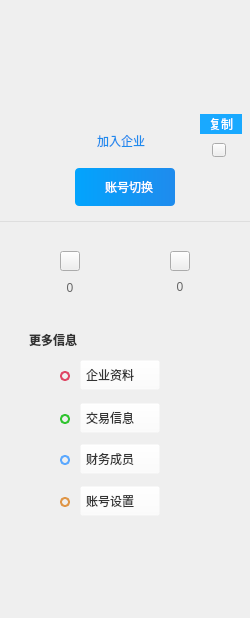
      <widget class="QWidget" name="EntLeftWidget" native="true">
       <property name="sizePolicy">
        <sizepolicy hsizetype="Fixed" vsizetype="Fixed">
         <horstretch>0</horstretch>
         <verstretch>0</verstretch>
        </sizepolicy>
       </property>
       <property name="minimumSize">
        <size>
         <width>250</width>
         <height>618</height>
        </size>
       </property>
       <property name="maximumSize">
        <size>
         <width>250</width>
         <height>618</height>
        </size>
       </property>
       <property name="styleSheet">
        <string notr="true">QWidget#EntLeftWidget{background-color: qlineargradient(spread:pad, x1:0, y1:0, x2:0, y2:1, stop:0 #EDF4FF, stop:1 #FAFCFF);border-top-left-radius:8px;border-bottom-left-radius:8px;border-right:1px solid #EBEBEB;}</string>
       </property>
       <widget class="QToolButton" name="switchButton">
        <property name="geometry">
         <rect>
          <x>75</x>
          <y>168</y>
          <width>100</width>
          <height>38</height>
         </rect>
        </property>
        <property name="sizePolicy">
         <sizepolicy hsizetype="Fixed" vsizetype="Fixed">
          <horstretch>0</horstretch>
          <verstretch>0</verstretch>
         </sizepolicy>
        </property>
        <property name="minimumSize">
         <size>
          <width>100</width>
          <height>38</height>
         </size>
        </property>
        <property name="maximumSize">
         <size>
          <width>100</width>
          <height>38</height>
         </size>
        </property>
        <property name="layoutDirection">
         <enum>Qt::LeftToRight</enum>
        </property>
        <property name="styleSheet">
         <string notr="true">QToolButton{background-color:qlineargradient(spread:pad, x1:0, y1:0, x2:1, y2:0, stop:0 rgba(2, 164, 253, 1), stop:1 rgba(31, 139, 237, 1));border-radius:4px;font: 14px &quot;微软雅黑&quot;;color:rgba(255, 255, 255, 1);padding-left:8px;}
QToolButton:hover,pressed{ background-color: qlineargradient(spread:pad, x1:0, y1:0, x2:0, y2:1, stop:0 rgba(40, 178, 253, 1),stop:1 rgba(64, 156, 240, 1));
		  border-radius:4px;font: 14px &quot;微软雅黑&quot;;color:rgba(255, 255, 255, 1);}</string>
        </property>
        <property name="text">
         <string>账号切换</string>
        </property>
        <property name="icon">
         <iconset resource="EntCenterWidget.qrc">
          <normaloff>:/EntCenterWidget/image/swtich.png</normaloff>:/EntCenterWidget/image/swtich.png</iconset>
        </property>
        <property name="iconSize">
         <size>
          <width>16</width>
          <height>14</height>
         </size>
        </property>
        <property name="toolButtonStyle">
         <enum>Qt::ToolButtonTextBesideIcon</enum>
        </property>
       </widget>
       <widget class="AvatarLabel" name="labelAvatar">
        <property name="geometry">
         <rect>
          <x>95</x>
          <y>30</y>
          <width>60</width>
          <height>60</height>
         </rect>
        </property>
        <property name="sizePolicy">
         <sizepolicy hsizetype="Fixed" vsizetype="Fixed">
          <horstretch>0</horstretch>
          <verstretch>0</verstretch>
         </sizepolicy>
        </property>
        <property name="minimumSize">
         <size>
          <width>60</width>
          <height>60</height>
         </size>
        </property>
        <property name="maximumSize">
         <size>
          <width>60</width>
          <height>60</height>
         </size>
        </property>
        <property name="styleSheet">
         <string notr="true">border-image: url(:/EntCenterWidget/image/img_tx_d.png);</string>
        </property>
        <property name="text">
         <string/>
        </property>
       </widget>
       <widget class="QPushButton" name="copyTaxButton">
        <property name="geometry">
         <rect>
          <x>212</x>
          <y>143</y>
          <width>14</width>
          <height>14</height>
         </rect>
        </property>
        <property name="sizePolicy">
         <sizepolicy hsizetype="Fixed" vsizetype="Fixed">
          <horstretch>0</horstretch>
          <verstretch>0</verstretch>
         </sizepolicy>
        </property>
        <property name="minimumSize">
         <size>
          <width>14</width>
          <height>14</height>
         </size>
        </property>
        <property name="maximumSize">
         <size>
          <width>14</width>
          <height>14</height>
         </size>
        </property>
        <property name="toolTip">
         <string/>
        </property>
        <property name="styleSheet">
         <string notr="true">QPushButton{border-image: url(:/EntCenterWidget/image/copy.png);}
QPushButton:hover,pressed{border-image: url(:/EntCenterWidget/image/copy_sel.png);}</string>
        </property>
        <property name="text">
         <string/>
        </property>
       </widget>
       <widget class="QLabel" name="labelComName">
        <property name="geometry">
         <rect>
          <x>21</x>
          <y>100</y>
          <width>210</width>
          <height>35</height>
         </rect>
        </property>
        <property name="sizePolicy">
         <sizepolicy hsizetype="Fixed" vsizetype="Fixed">
          <horstretch>0</horstretch>
          <verstretch>0</verstretch>
         </sizepolicy>
        </property>
        <property name="minimumSize">
         <size>
          <width>210</width>
          <height>35</height>
         </size>
        </property>
        <property name="maximumSize">
         <size>
          <width>210</width>
          <height>35</height>
         </size>
        </property>
        <property name="styleSheet">
         <string notr="true">font:14px &quot;微软雅黑&quot;;
font-weight:bold;
color:#333333;</string>
        </property>
        <property name="text">
         <string/>
        </property>
        <property name="alignment">
         <set>Qt::AlignCenter</set>
        </property>
        <property name="wordWrap">
         <bool>true</bool>
        </property>
       </widget>
       <widget class="QLabel" name="labelTaxNo">
        <property name="geometry">
         <rect>
          <x>52</x>
          <y>144</y>
          <width>150</width>
          <height>12</height>
         </rect>
        </property>
        <property name="sizePolicy">
         <sizepolicy hsizetype="Fixed" vsizetype="Fixed">
          <horstretch>0</horstretch>
          <verstretch>0</verstretch>
         </sizepolicy>
        </property>
        <property name="minimumSize">
         <size>
          <width>150</width>
          <height>12</height>
         </size>
        </property>
        <property name="maximumSize">
         <size>
          <width>150</width>
          <height>12</height>
         </size>
        </property>
        <property name="styleSheet">
         <string notr="true">font: 12px &quot;微软雅黑&quot;;
color:#333333;</string>
        </property>
        <property name="text">
         <string/>
        </property>
        <property name="alignment">
         <set>Qt::AlignCenter</set>
        </property>
       </widget>
       <widget class="QLabel" name="labelSpaceLeft">
        <property name="geometry">
         <rect>
          <x>0</x>
          <y>221</y>
          <width>250</width>
          <height>1</height>
         </rect>
        </property>
        <property name="sizePolicy">
         <sizepolicy hsizetype="Fixed" vsizetype="Fixed">
          <horstretch>0</horstretch>
          <verstretch>0</verstretch>
         </sizepolicy>
        </property>
        <property name="minimumSize">
         <size>
          <width>250</width>
          <height>1</height>
         </size>
        </property>
        <property name="maximumSize">
         <size>
          <width>250</width>
          <height>1</height>
         </size>
        </property>
        <property name="styleSheet">
         <string notr="true">background-color: rgb(222, 222, 222);</string>
        </property>
        <property name="text">
         <string/>
        </property>
       </widget>
       <widget class="QPushButton" name="scoreButton">
        <property name="geometry">
         <rect>
          <x>60</x>
          <y>251</y>
          <width>20</width>
          <height>20</height>
         </rect>
        </property>
        <property name="sizePolicy">
         <sizepolicy hsizetype="Fixed" vsizetype="Fixed">
          <horstretch>0</horstretch>
          <verstretch>0</verstretch>
         </sizepolicy>
        </property>
        <property name="minimumSize">
         <size>
          <width>20</width>
          <height>20</height>
         </size>
        </property>
        <property name="maximumSize">
         <size>
          <width>20</width>
          <height>20</height>
         </size>
        </property>
        <property name="toolTip">
         <string>云币</string>
        </property>
        <property name="styleSheet">
         <string notr="true">QPushButton{border-image: url(:/EntCenterWidget/image/score.png);}</string>
        </property>
        <property name="text">
         <string/>
        </property>
       </widget>
       <widget class="QPushButton" name="couponButton">
        <property name="geometry">
         <rect>
          <x>170</x>
          <y>251</y>
          <width>20</width>
          <height>20</height>
         </rect>
        </property>
        <property name="sizePolicy">
         <sizepolicy hsizetype="Fixed" vsizetype="Fixed">
          <horstretch>0</horstretch>
          <verstretch>0</verstretch>
         </sizepolicy>
        </property>
        <property name="minimumSize">
         <size>
          <width>20</width>
          <height>20</height>
         </size>
        </property>
        <property name="maximumSize">
         <size>
          <width>20</width>
          <height>20</height>
         </size>
        </property>
        <property name="toolTip">
         <string>优惠劵</string>
        </property>
        <property name="styleSheet">
         <string notr="true">QPushButton{border-image: url(:/EntCenterWidget/image/coupon.png);}</string>
        </property>
        <property name="text">
         <string/>
        </property>
       </widget>
       <widget class="QLabel" name="labelMore">
        <property name="geometry">
         <rect>
          <x>29</x>
          <y>332</y>
          <width>57</width>
          <height>15</height>
         </rect>
        </property>
        <property name="sizePolicy">
         <sizepolicy hsizetype="Fixed" vsizetype="Fixed">
          <horstretch>0</horstretch>
          <verstretch>0</verstretch>
         </sizepolicy>
        </property>
        <property name="minimumSize">
         <size>
          <width>57</width>
          <height>15</height>
         </size>
        </property>
        <property name="maximumSize">
         <size>
          <width>57</width>
          <height>15</height>
         </size>
        </property>
        <property name="styleSheet">
         <string notr="true">font:14px &quot;微软雅黑&quot;;
font-weight:bold;
color:#333333;</string>
        </property>
        <property name="text">
         <string>更多信息</string>
        </property>
       </widget>
       <widget class="QLabel" name="labelEntInfo">
        <property name="geometry">
         <rect>
          <x>60</x>
          <y>371</y>
          <width>10</width>
          <height>10</height>
         </rect>
        </property>
        <property name="sizePolicy">
         <sizepolicy hsizetype="Fixed" vsizetype="Fixed">
          <horstretch>0</horstretch>
          <verstretch>0</verstretch>
         </sizepolicy>
        </property>
        <property name="minimumSize">
         <size>
          <width>10</width>
          <height>10</height>
         </size>
        </property>
        <property name="maximumSize">
         <size>
          <width>10</width>
          <height>10</height>
         </size>
        </property>
        <property name="styleSheet">
         <string notr="true">border:2px solid rgba(223,70,100,1);
border-radius:5px;</string>
        </property>
        <property name="text">
         <string/>
        </property>
       </widget>
       <widget class="QLabel" name="labelTransInfo">
        <property name="geometry">
         <rect>
          <x>60</x>
          <y>414</y>
          <width>10</width>
          <height>10</height>
         </rect>
        </property>
        <property name="sizePolicy">
         <sizepolicy hsizetype="Fixed" vsizetype="Fixed">
          <horstretch>0</horstretch>
          <verstretch>0</verstretch>
         </sizepolicy>
        </property>
        <property name="minimumSize">
         <size>
          <width>10</width>
          <height>10</height>
         </size>
        </property>
        <property name="maximumSize">
         <size>
          <width>10</width>
          <height>10</height>
         </size>
        </property>
        <property name="styleSheet">
         <string notr="true">border:2px solid rgba(48,196,48,1);
border-radius:5px;</string>
        </property>
        <property name="text">
         <string/>
        </property>
       </widget>
       <widget class="QLabel" name="labelMember">
        <property name="geometry">
         <rect>
          <x>60</x>
          <y>455</y>
          <width>10</width>
          <height>10</height>
         </rect>
        </property>
        <property name="sizePolicy">
         <sizepolicy hsizetype="Fixed" vsizetype="Fixed">
          <horstretch>0</horstretch>
          <verstretch>0</verstretch>
         </sizepolicy>
        </property>
        <property name="minimumSize">
         <size>
          <width>10</width>
          <height>10</height>
         </size>
        </property>
        <property name="maximumSize">
         <size>
          <width>10</width>
          <height>10</height>
         </size>
        </property>
        <property name="styleSheet">
         <string notr="true">border:2px solid rgba(90,168,255,1);
border-radius:5px;</string>
        </property>
        <property name="text">
         <string/>
        </property>
       </widget>
       <widget class="QLabel" name="labelAccSet">
        <property name="geometry">
         <rect>
          <x>60</x>
          <y>497</y>
          <width>10</width>
          <height>10</height>
         </rect>
        </property>
        <property name="sizePolicy">
         <sizepolicy hsizetype="Fixed" vsizetype="Fixed">
          <horstretch>0</horstretch>
          <verstretch>0</verstretch>
         </sizepolicy>
        </property>
        <property name="minimumSize">
         <size>
          <width>10</width>
          <height>10</height>
         </size>
        </property>
        <property name="maximumSize">
         <size>
          <width>10</width>
          <height>10</height>
         </size>
        </property>
        <property name="styleSheet">
         <string notr="true">border:2px solid rgba(223,149,70,1);
border-radius:5px;</string>
        </property>
        <property name="text">
         <string/>
        </property>
       </widget>
       <widget class="QPushButton" name="entInfoButton">
        <property name="geometry">
         <rect>
          <x>80</x>
          <y>360</y>
          <width>80</width>
          <height>30</height>
         </rect>
        </property>
        <property name="sizePolicy">
         <sizepolicy hsizetype="Preferred" vsizetype="Fixed">
          <horstretch>0</horstretch>
          <verstretch>0</verstretch>
         </sizepolicy>
        </property>
        <property name="minimumSize">
         <size>
          <width>57</width>
          <height>30</height>
         </size>
        </property>
        <property name="maximumSize">
         <size>
          <width>570</width>
          <height>30</height>
         </size>
        </property>
        <property name="layoutDirection">
         <enum>Qt::LeftToRight</enum>
        </property>
        <property name="styleSheet">
         <string notr="true">QPushButton{background-color:rgba(255,255,255,0);font: 14px &quot;微软雅黑&quot;;color:rgba(51, 51, 51, 1);padding-left:-20px;}
QPushButton:hover,pressed{ background-color:rgba(255,255,255,0);font: 14px &quot;微软雅黑&quot;;color:rgba(31,139,237,1);}</string>
        </property>
        <property name="text">
         <string>企业资料</string>
        </property>
       </widget>
       <widget class="QPushButton" name="transInfoButton">
        <property name="geometry">
         <rect>
          <x>80</x>
          <y>403</y>
          <width>80</width>
          <height>30</height>
         </rect>
        </property>
        <property name="sizePolicy">
         <sizepolicy hsizetype="Preferred" vsizetype="Fixed">
          <horstretch>0</horstretch>
          <verstretch>0</verstretch>
         </sizepolicy>
        </property>
        <property name="minimumSize">
         <size>
          <width>57</width>
          <height>30</height>
         </size>
        </property>
        <property name="maximumSize">
         <size>
          <width>570</width>
          <height>30</height>
         </size>
        </property>
        <property name="styleSheet">
         <string notr="true">QPushButton{background-color:rgba(255,255,255,0);font: 14px &quot;微软雅黑&quot;;color:rgba(51, 51, 51, 1);padding-left:-20px;}
QPushButton:hover,pressed{ background-color:rgba(255,255,255,0);font: 14px &quot;微软雅黑&quot;;color:rgba(31,139,237,1);}</string>
        </property>
        <property name="text">
         <string>交易信息</string>
        </property>
       </widget>
       <widget class="QPushButton" name="memberButton">
        <property name="geometry">
         <rect>
          <x>80</x>
          <y>444</y>
          <width>80</width>
          <height>30</height>
         </rect>
        </property>
        <property name="sizePolicy">
         <sizepolicy hsizetype="Preferred" vsizetype="Fixed">
          <horstretch>0</horstretch>
          <verstretch>0</verstretch>
         </sizepolicy>
        </property>
        <property name="minimumSize">
         <size>
          <width>57</width>
          <height>30</height>
         </size>
        </property>
        <property name="maximumSize">
         <size>
          <width>570</width>
          <height>30</height>
         </size>
        </property>
        <property name="styleSheet">
         <string notr="true">QPushButton{background-color:rgba(255,255,255,0);font: 14px &quot;微软雅黑&quot;;color:rgba(51, 51, 51, 1);padding-left:-20px;}
QPushButton:hover,pressed{ background-color:rgba(255,255,255,0);font: 14px &quot;微软雅黑&quot;;color:rgba(31,139,237,1);}</string>
        </property>
        <property name="text">
         <string>财务成员</string>
        </property>
       </widget>
       <widget class="QPushButton" name="accSetButton">
        <property name="geometry">
         <rect>
          <x>80</x>
          <y>486</y>
          <width>80</width>
          <height>30</height>
         </rect>
        </property>
        <property name="sizePolicy">
         <sizepolicy hsizetype="Preferred" vsizetype="Fixed">
          <horstretch>0</horstretch>
          <verstretch>0</verstretch>
         </sizepolicy>
        </property>
        <property name="minimumSize">
         <size>
          <width>57</width>
          <height>30</height>
         </size>
        </property>
        <property name="maximumSize">
         <size>
          <width>570</width>
          <height>30</height>
         </size>
        </property>
        <property name="styleSheet">
         <string notr="true">QPushButton{background-color:rgba(255,255,255,0);font: 14px &quot;微软雅黑&quot;;color:rgba(51, 51, 51, 1);padding-left:-20px;}
QPushButton:hover,pressed{ background-color:rgba(255,255,255,0);font: 14px &quot;微软雅黑&quot;;color:rgba(31,139,237,1);}</string>
        </property>
        <property name="text">
         <string>账号设置</string>
        </property>
       </widget>
       <widget class="QLabel" name="labelScore">
        <property name="geometry">
         <rect>
          <x>45</x>
          <y>281</y>
          <width>50</width>
          <height>13</height>
         </rect>
        </property>
        <property name="sizePolicy">
         <sizepolicy hsizetype="Fixed" vsizetype="Fixed">
          <horstretch>0</horstretch>
          <verstretch>0</verstretch>
         </sizepolicy>
        </property>
        <property name="minimumSize">
         <size>
          <width>50</width>
          <height>13</height>
         </size>
        </property>
        <property name="maximumSize">
         <size>
          <width>50</width>
          <height>13</height>
         </size>
        </property>
        <property name="styleSheet">
         <string notr="true">font: 16px &quot;微软雅黑&quot;;
color:#666666;</string>
        </property>
        <property name="text">
         <string>0</string>
        </property>
        <property name="alignment">
         <set>Qt::AlignCenter</set>
        </property>
       </widget>
       <widget class="QLabel" name="labelCoupon">
        <property name="geometry">
         <rect>
          <x>155</x>
          <y>280</y>
          <width>50</width>
          <height>13</height>
         </rect>
        </property>
        <property name="sizePolicy">
         <sizepolicy hsizetype="Fixed" vsizetype="Fixed">
          <horstretch>0</horstretch>
          <verstretch>0</verstretch>
         </sizepolicy>
        </property>
        <property name="minimumSize">
         <size>
          <width>50</width>
          <height>13</height>
         </size>
        </property>
        <property name="maximumSize">
         <size>
          <width>50</width>
          <height>13</height>
         </size>
        </property>
        <property name="styleSheet">
         <string notr="true">font: 16px &quot;微软雅黑&quot;;
color:#666666;</string>
        </property>
        <property name="text">
         <string>0</string>
        </property>
        <property name="alignment">
         <set>Qt::AlignCenter</set>
        </property>
       </widget>
       <widget class="QLabel" name="labelCopy">
        <property name="geometry">
         <rect>
          <x>200</x>
          <y>114</y>
          <width>42</width>
          <height>20</height>
         </rect>
        </property>
        <property name="sizePolicy">
         <sizepolicy hsizetype="Fixed" vsizetype="Fixed">
          <horstretch>0</horstretch>
          <verstretch>0</verstretch>
         </sizepolicy>
        </property>
        <property name="minimumSize">
         <size>
          <width>42</width>
          <height>20</height>
         </size>
        </property>
        <property name="maximumSize">
         <size>
          <width>42</width>
          <height>20</height>
         </size>
        </property>
        <property name="styleSheet">
         <string notr="true">background-color: rgb(25, 169, 255);
font: 12px &quot;微软雅黑&quot;;
color:#FFFFFF;</string>
        </property>
        <property name="text">
         <string>复制</string>
        </property>
        <property name="alignment">
         <set>Qt::AlignCenter</set>
        </property>
       </widget>
       <widget class="QLabel" name="labelAddComp">
        <property name="geometry">
         <rect>
          <x>97</x>
          <y>130</y>
          <width>61</width>
          <height>21</height>
         </rect>
        </property>
        <property name="styleSheet">
         <string notr="true">font: 14px &quot;微软雅黑&quot;;
color:#1E8BED;</string>
        </property>
        <property name="text">
         <string>加入企业</string>
        </property>
       </widget>
       <widget class="QLabel" name="labelVip">
        <property name="geometry">
         <rect>
          <x>95</x>
          <y>30</y>
          <width>60</width>
          <height>60</height>
         </rect>
        </property>
        <property name="sizePolicy">
         <sizepolicy hsizetype="Fixed" vsizetype="Fixed">
          <horstretch>0</horstretch>
          <verstretch>0</verstretch>
         </sizepolicy>
        </property>
        <property name="minimumSize">
         <size>
          <width>60</width>
          <height>60</height>
         </size>
        </property>
        <property name="maximumSize">
         <size>
          <width>60</width>
          <height>60</height>
         </size>
        </property>
        <property name="styleSheet">
         <string notr="true">border-image: url(:/EntCenterWidget/image/qyzx_icon_vip_wjr.png);</string>
        </property>
        <property name="text">
         <string/>
        </property>
       </widget>
      </widget>
